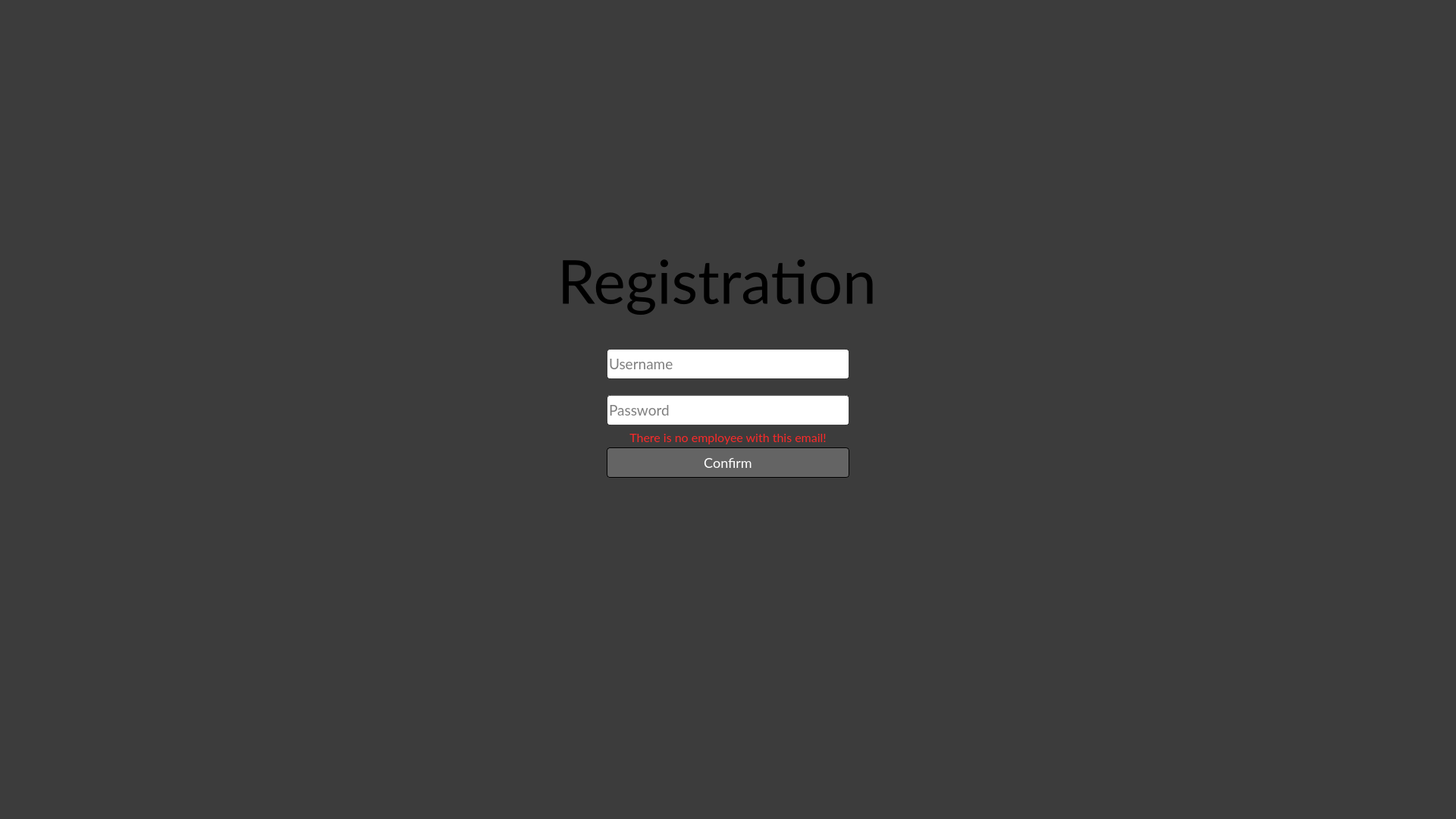
<?xml version="1.0" encoding="UTF-8"?>
<ui version="4.0">
 <class>RegistrationPage</class>
 <widget class="QWidget" name="RegistrationPage">
  <property name="geometry">
   <rect>
    <x>0</x>
    <y>0</y>
    <width>1920</width>
    <height>1080</height>
   </rect>
  </property>
  <property name="windowTitle">
   <string>Form</string>
  </property>
  <property name="styleSheet">
   <string notr="true">background-color:rgb(60, 60, 60);</string>
  </property>
  <widget class="QLabel" name="label_4">
   <property name="geometry">
    <rect>
     <x>550</x>
     <y>1440</y>
     <width>49</width>
     <height>16</height>
    </rect>
   </property>
   <property name="text">
    <string>TextLabel</string>
   </property>
  </widget>
  <widget class="QLineEdit" name="email_LineEdit">
   <property name="geometry">
    <rect>
     <x>800</x>
     <y>520</y>
     <width>320</width>
     <height>40</height>
    </rect>
   </property>
   <property name="font">
    <font>
     <family>Lato</family>
     <pointsize>14</pointsize>
    </font>
   </property>
   <property name="styleSheet">
    <string notr="true">border-radius:4px;
background-color:white;
color:black;
font-family:Lato, Consolas;
border:1px solid rgba(0, 0, 0, 0.6);</string>
   </property>
   <property name="placeholderText">
    <string>Email</string>
   </property>
  </widget>
  <widget class="QLabel" name="label_2">
   <property name="geometry">
    <rect>
     <x>490</x>
     <y>1310</y>
     <width>49</width>
     <height>16</height>
    </rect>
   </property>
   <property name="text">
    <string>TextLabel</string>
   </property>
  </widget>
  <widget class="QLabel" name="label">
   <property name="geometry">
    <rect>
     <x>735</x>
     <y>320</y>
     <width>450</width>
     <height>100</height>
    </rect>
   </property>
   <property name="font">
    <font>
     <family>Lato</family>
     <pointsize>-1</pointsize>
    </font>
   </property>
   <property name="styleSheet">
    <string notr="true">background-color:transparent;
color:black;
font-family:Lato;
font-size:80px;</string>
   </property>
   <property name="text">
    <string>Registration</string>
   </property>
  </widget>
  <widget class="QLabel" name="incorrect_data_Label">
   <property name="geometry">
    <rect>
     <x>1090</x>
     <y>1140</y>
     <width>211</width>
     <height>21</height>
    </rect>
   </property>
   <property name="styleSheet">
    <string notr="true">background-color:transparent;
font-size:14px;</string>
   </property>
   <property name="text">
    <string>Incorrect Username or Password!</string>
   </property>
  </widget>
  <widget class="QWidget" name="confirmed_widget" native="true">
   <property name="geometry">
    <rect>
     <x>750</x>
     <y>420</y>
     <width>410</width>
     <height>350</height>
    </rect>
   </property>
   <property name="styleSheet">
    <string notr="true">background-color:transparent;
font-family:Lato, Consolas;</string>
   </property>
   <widget class="QLineEdit" name="username_LineEdit">
    <property name="geometry">
     <rect>
      <x>50</x>
      <y>40</y>
      <width>320</width>
      <height>40</height>
     </rect>
    </property>
    <property name="font">
     <font>
      <family>Lato</family>
      <pointsize>14</pointsize>
     </font>
    </property>
    <property name="styleSheet">
     <string notr="true">border-radius:4px;
background-color:white;
color:black;
border:1px solid rgba(0, 0, 0, 0.6);</string>
    </property>
    <property name="placeholderText">
     <string>Username</string>
    </property>
   </widget>
   <widget class="QLineEdit" name="rep_password_LineEdit">
    <property name="geometry">
     <rect>
      <x>50</x>
      <y>170</y>
      <width>320</width>
      <height>40</height>
     </rect>
    </property>
    <property name="font">
     <font>
      <family>Lato</family>
      <pointsize>14</pointsize>
     </font>
    </property>
    <property name="styleSheet">
     <string notr="true">border-radius:4px;
background-color:white;
color:black;
border:1px solid rgba(0, 0, 0, 0.6);</string>
    </property>
    <property name="placeholderText">
     <string>Repeat password</string>
    </property>
   </widget>
   <widget class="QLineEdit" name="password_LineEdit">
    <property name="geometry">
     <rect>
      <x>50</x>
      <y>101</y>
      <width>320</width>
      <height>40</height>
     </rect>
    </property>
    <property name="font">
     <font>
      <family>Lato</family>
      <pointsize>14</pointsize>
     </font>
    </property>
    <property name="styleSheet">
     <string notr="true">border-radius:4px;
background-color:white;
color:black;
border:1px solid rgba(0, 0, 0, 0.6);</string>
    </property>
    <property name="placeholderText">
     <string>Password</string>
    </property>
   </widget>
  </widget>
  <widget class="QPushButton" name="confirm_btn">
   <property name="geometry">
    <rect>
     <x>800</x>
     <y>590</y>
     <width>320</width>
     <height>40</height>
    </rect>
   </property>
   <property name="styleSheet">
    <string notr="true">QPushButton{
	border:1px solid black;
	border-radius:4px;
	color:white;
	font-size:18px;
	font-family:Lato;
	background-color:rgb(100, 100, 100);
}
QPushButton:hover{
	background-color:rgb(140, 140, 140);
}</string>
   </property>
   <property name="text">
    <string>Confirm</string>
   </property>
  </widget>
  <widget class="QPushButton" name="return_to_login_btn">
   <property name="geometry">
    <rect>
     <x>40</x>
     <y>40</y>
     <width>40</width>
     <height>40</height>
    </rect>
   </property>
   <property name="styleSheet">
    <string notr="true">border:none;
background-color:transparent;</string>
   </property>
   <property name="text">
    <string/>
   </property>
   <property name="iconSize">
    <size>
     <width>50</width>
     <height>50</height>
    </size>
   </property>
  </widget>
  <widget class="QLabel" name="error_message">
   <property name="geometry">
    <rect>
     <x>805</x>
     <y>564</y>
     <width>310</width>
     <height>25</height>
    </rect>
   </property>
   <property name="styleSheet">
    <string notr="true">text-align:center;
background-color:transparent;
font-size:16px;
color:rgb(252, 41, 41);
font-family:Lato, Arial, Consolas;</string>
   </property>
   <property name="text">
    <string>There is no employee with this email!</string>
   </property>
   <property name="alignment">
    <set>Qt::AlignmentFlag::AlignCenter</set>
   </property>
  </widget>
 </widget>
 <resources/>
 <connections/>
</ui>
